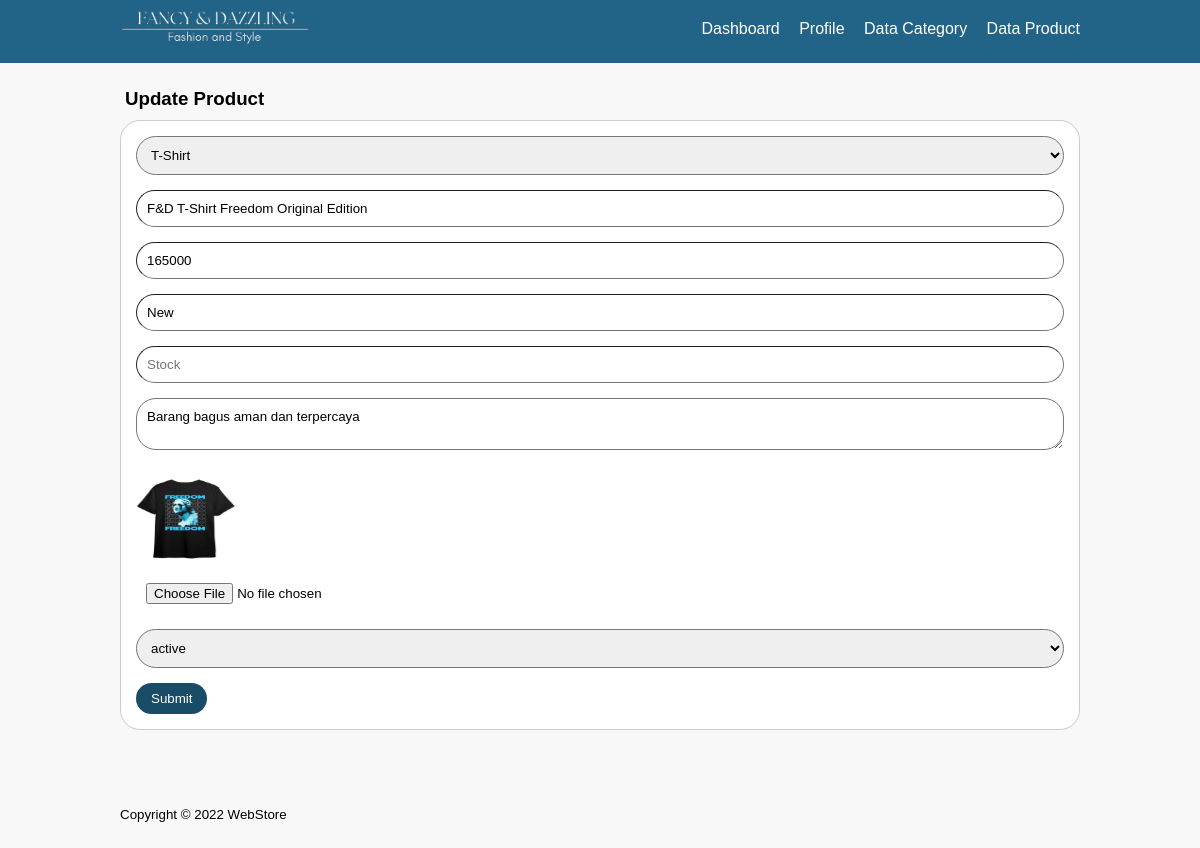
Screenshot of /app/models/product/update-product.php?id=4 (signed in) with the database file from the repository.
### tables this page shows
CREATE TABLE `tb_product` (
  `id_product` int(11) NOT NULL,
  `id_category` int(11) DEFAULT NULL,
  `product_name` varchar(100) NOT NULL,
  `product_price` int(11) NOT NULL,
  `product_condition` varchar(50) NOT NULL,
  `product_desc` text NOT NULL,
  `product_image` varchar(100) NOT NULL,
  `product_status` tinyint(1) NOT NULL,
  `date_created` timestamp NOT NULL DEFAULT current_timestamp()
);

CREATE TABLE `tb_category` (
  `id_category` int(11) NOT NULL,
  `category_name` varchar(25) NOT NULL,
  `category_picture` varchar(100) DEFAULT NULL
);

### app/models/product/update-product.php (the view, shortened to what this page needs)
<?php
	require '../../core/db.php';
	$produk = mysqli_query($conn, "SELECT * FROM tb_product WHERE id_product = '" .$_GET['id']. "' ");
	$p = mysqli_fetch_object($produk);
 ?>
<!DOCTYPE html>
<html lang="en">
<head>
	<link rel="stylesheet" href="../../../public/css/data.css">
</head>
<body>
	<header>
		<div class="container">
			<h1><a href="../../views/admin/dashboard/dashboard.php"><img src="../../../public/image/imgp/logo.png" width="190px" height="35px"></a></h1>
				<ul>
					<li><a href="../../views/admin/dashboard/dashboard.php">Dashboard</a></li>
					<li><a href="../../views/admin/profile/profile.php">Profile</a></li>
					<li><a href="../../views/admin/category/data-category.php">Data Category</a></li>
					<li><a href="../../views/admin/product/data-product.php">Data Product</a></li>
				</ul>
		</div>
	</header>
	<section>
		<div class="container">
			<h3>Update Product</h3>
			<div class="box">
				<form action="" method="POST" enctype="multipart/form-data">
					<select class="input-control" name="category" required>
						<?php
							$kategori = mysqli_query($conn, "SELECT * FROM tb_category ORDER BY id_category DESC");
							while ($r = mysqli_fetch_array($kategori)) {
						 ?>
						 <option value="<?= $r['id_category'] ?>" <?= ($r['id_category'] == $p->id_category)? 'selected':''; ?>><?= $r['category_name'] ?></option>
						<?php } ?>
					</select>
					<input type="text" name="name" class="input-control" placeholder="Product Name" value="<?= $p->product_name ?>" required>
					<input type="text" name="price" class="input-control" placeholder="Price" value="<?= $p->product_price ?>" required>
					<input type="text" name="cond" class="input-control" placeholder="Condition" value="<?= $p->product_condition ?>" required>
					<input type="text" name="stok" class="input-control" placeholder="Stock" value="<?= $p->stok ?>" required>
					<textarea class="input-control" name="description" placeholder="Description"><?= $p->product_desc ?></textarea>
					<img src="../../../public/image/Product/<?= $p->product_image ?>" width="100px" height="100px">
					<input type="file" name="image" class="input-control">
					<select class="input-control" name="status">
						<option value="1" <?= ($p->product_status == 1)? 'selected':''; ?>>active</option>
					</select>
					<button name="submit" class="btn">Submit</button>
				</form>
		</div>
	</section>
	<footer>
		<div class="container">
			<small>Copyright &copy; 2022 WebStore</small>
		</div>
	</footer>
</body>
</html>

### public/css/data.css (style rules this page uses)
* { padding: 0; margin: 0; font-family: sans-serif; }
body { background-color: #f8f8f8; }
a { color: inherit; text-decoration: none; }
.input-control { width: 100%; padding: 10px; margin-bottom: 15px; box-sizing: border-box; border-radius: 20px; border-width: 1px; }
.btn { padding: 8px 15px; background-color: #184C67; color: #fff; border: none; cursor: pointer; border-radius: 20px; }
header { background-color: #216487; color: #fff; }
header h1 { float: left; padding: 10px 0; }
header ul { float: right; }
header ul li { display: inline-block; }
header ul li a { padding: 20px 0 20px 15px; display: inline-block; }
footer .container { padding: 25px 0px; }
.container { width: 80%; margin: 0 auto; }
.container:after { content: ''; display: block; clear: both; }
section { padding: 25px 0; }
section h3 { margin-left: 5px; }
.box { border-radius: 20px; background-color: #fff; border: 1px solid #ccc; padding: 15px; box-sizing: border-box; margin: 10px 0 25px 0; }

### rows the page displays
tb_product: category "T-Shirt", name "F&D T-Shirt Freedom Original Edition", price "165000", cond "New", description "Barang bagus aman dan terpercaya", product_image (picture), status "active"
